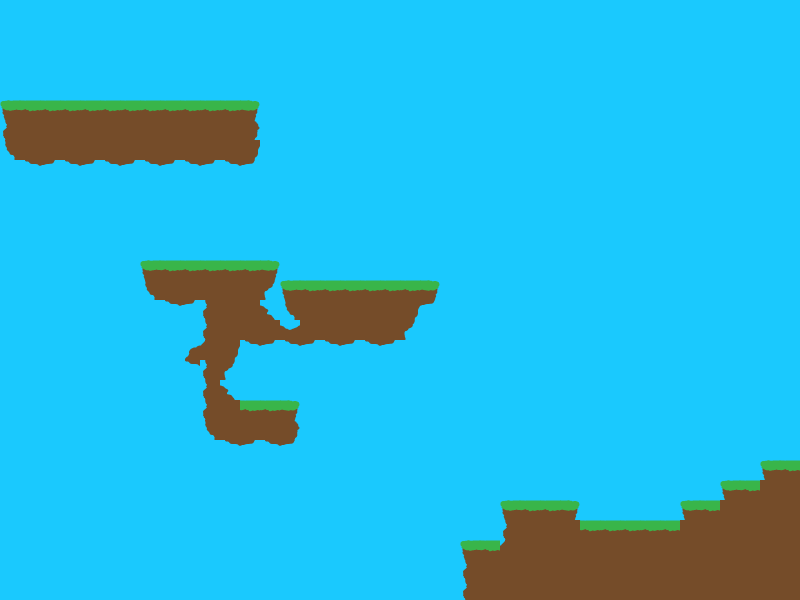

Rendered tile map (Tiled .tmx) drawn with the repository's tilesets; below, a short description and the full map source, tile grids included:
An orthogonal 40x30 tile map with 20x20 px tiles, 1 tile layer (Tile Layer 1) and 4 objects.

<map version="1.0" orientation="orthogonal" renderorder="right-down" width="40" height="30" tilewidth="20" tileheight="20" backgroundcolor="#1ac9fe" nextobjectid="14">
 <tileset firstgid="1" name="tileset" tilewidth="20" tileheight="20">
  <image source="../assets/finalTileset.png" width="300" height="60" />
 </tileset>
 <layer name="Tile Layer 1" width="40" height="30">
  <data encoding="csv">
0,0,0,0,0,0,0,0,0,0,0,0,0,0,0,0,0,0,0,0,0,0,0,0,0,0,0,0,0,0,0,0,0,0,0,0,0,0,0,0,
0,0,0,0,0,0,0,0,0,0,0,0,0,0,0,0,0,0,0,0,0,0,0,0,0,0,0,0,0,0,0,0,0,0,0,0,0,0,0,0,
0,0,0,0,0,0,0,0,0,0,0,0,0,0,0,0,0,0,0,0,0,0,0,0,0,0,0,0,0,0,0,0,0,0,0,0,0,0,0,0,
0,0,0,0,0,0,0,0,0,0,0,0,0,0,0,0,0,0,0,0,0,0,0,0,0,0,0,0,0,0,0,0,0,0,0,0,0,0,0,0,
0,0,0,0,0,0,0,0,0,0,0,0,0,0,0,0,0,0,0,0,0,0,0,0,0,0,0,0,0,0,0,0,0,0,0,0,0,0,0,0,
9,10,10,10,10,10,10,10,10,10,10,10,11,0,0,0,0,0,0,0,0,0,0,0,0,0,0,0,0,0,0,0,0,0,0,0,0,0,0,0,
6,7,7,7,7,7,7,7,7,7,7,7,8,0,0,0,0,0,0,0,0,0,0,0,0,0,0,0,0,0,0,0,0,0,0,0,0,0,0,0,
12,7,7,7,7,7,7,7,7,7,7,7,15,0,0,0,0,0,0,0,0,0,0,0,0,0,0,0,0,0,0,0,0,0,0,0,0,0,0,0,
0,16,17,16,17,16,17,16,17,16,17,16,17,0,0,0,0,0,0,0,0,0,0,0,0,0,0,0,0,0,0,0,0,0,0,0,0,0,0,0,
0,0,0,0,0,0,0,0,0,0,0,0,0,0,0,0,0,0,0,0,0,0,0,0,0,0,0,0,0,0,0,0,0,0,0,0,0,0,0,0,
0,0,0,0,0,0,0,0,0,0,0,0,0,0,0,0,0,0,0,0,0,0,0,0,0,0,0,0,0,0,0,0,0,0,0,0,0,0,0,0,
0,0,0,0,0,0,0,0,0,0,0,0,0,0,0,0,0,0,0,0,0,0,0,0,0,0,0,0,0,0,0,0,0,0,0,0,0,0,0,0,
0,0,0,0,0,0,0,0,0,0,0,0,0,0,0,0,0,0,0,0,0,0,0,0,0,0,0,0,0,0,0,0,0,0,0,0,0,0,0,0,
0,0,0,0,0,0,0,9,10,10,10,10,10,11,0,0,0,0,0,0,0,0,0,0,0,0,0,0,0,0,0,0,0,0,0,0,0,0,0,0,
0,0,0,0,0,0,0,12,7,7,7,7,7,13,9,10,10,10,10,10,10,11,0,0,0,0,0,0,0,0,0,0,0,0,0,0,0,0,0,0,
0,0,0,0,0,0,0,0,16,17,6,7,7,4,12,7,7,7,7,7,15,17,0,0,0,0,0,0,0,0,0,0,0,0,0,0,0,0,0,0,
0,0,0,0,0,0,0,0,0,0,6,7,7,7,5,7,7,7,7,7,13,0,0,0,0,0,0,0,0,0,0,0,0,0,0,0,0,0,0,0,
0,0,0,0,0,0,0,0,0,1,2,15,16,17,16,17,16,17,16,17,0,0,0,0,0,0,0,0,0,0,0,0,0,0,0,0,0,0,0,0,
0,0,0,0,0,0,0,0,0,16,6,13,0,0,0,0,0,0,0,0,0,0,0,0,0,0,0,0,0,0,0,0,0,0,0,0,0,0,0,0,
0,0,0,0,0,0,0,0,0,0,6,4,0,0,0,0,0,0,0,0,0,0,0,0,0,0,0,0,0,0,0,0,0,0,0,0,0,0,0,0,
0,0,0,0,0,0,0,0,0,0,6,7,10,10,11,0,0,0,0,0,0,0,0,0,0,0,0,0,0,0,0,0,0,0,0,0,0,0,0,0,
0,0,0,0,0,0,0,0,0,0,12,7,7,7,8,0,0,0,0,0,0,0,0,0,0,0,0,0,0,0,0,0,0,0,0,0,0,0,0,0,
0,0,0,0,0,0,0,0,0,0,0,16,17,16,17,0,0,0,0,0,0,0,0,0,0,0,0,0,0,0,0,0,0,0,0,0,0,0,0,0,
0,0,0,0,0,0,0,0,0,0,0,0,0,0,0,0,0,0,0,0,0,0,0,0,0,0,0,0,0,0,0,0,0,0,0,0,0,0,9,10,
0,0,0,0,0,0,0,0,0,0,0,0,0,0,0,0,0,0,0,0,0,0,0,0,0,0,0,0,0,0,0,0,0,0,0,0,9,10,7,7,
0,0,0,0,0,0,0,0,0,0,0,0,0,0,0,0,0,0,0,0,0,0,0,0,0,9,10,10,11,0,0,0,0,0,9,10,7,7,7,7,
0,0,0,0,0,0,0,0,0,0,0,0,0,0,0,0,0,0,0,0,0,0,0,0,0,6,7,7,7,10,10,10,10,10,7,7,7,7,7,7,
0,0,0,0,0,0,0,0,0,0,0,0,0,0,0,0,0,0,0,0,0,0,0,9,10,2,7,7,7,7,7,7,7,7,7,7,7,7,7,7,
0,0,0,0,0,0,0,0,0,0,0,0,0,0,0,0,0,0,0,0,0,0,0,6,7,7,7,7,7,7,7,7,7,7,7,7,7,7,7,7,
0,0,0,0,0,0,0,0,0,0,0,0,0,0,0,0,0,0,0,0,0,0,0,6,7,7,7,7,7,7,7,7,7,7,7,7,7,7,7,7
</data>
 </layer>
 <objectgroup name="Object Layer 1">
  <object id="10" gid="21" x="100" y="100" width="20" height="20" />
  <object id="11" gid="22" x="200" y="260" width="20" height="20" />
  <object id="12" gid="22" x="260" y="400" width="20" height="20" />
  <object id="13" gid="22" x="620" y="520" width="20" height="20" />
 </objectgroup>
</map>
